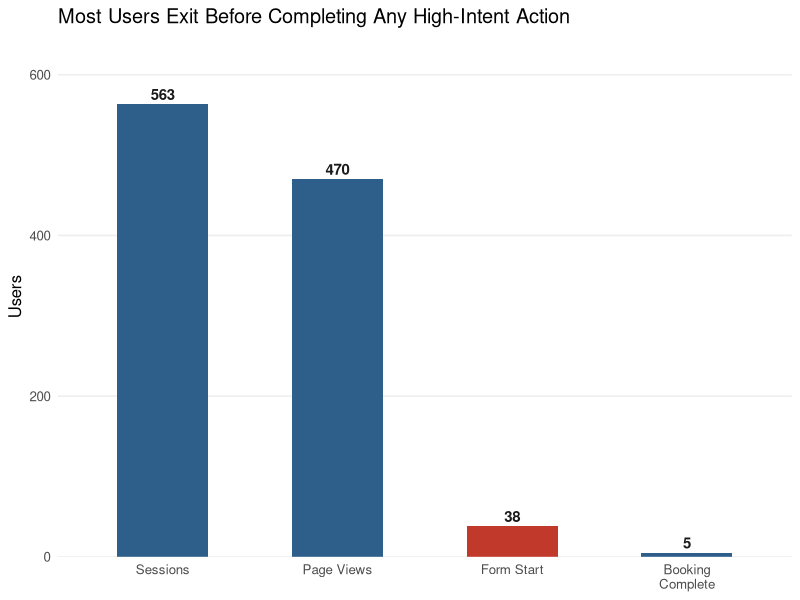
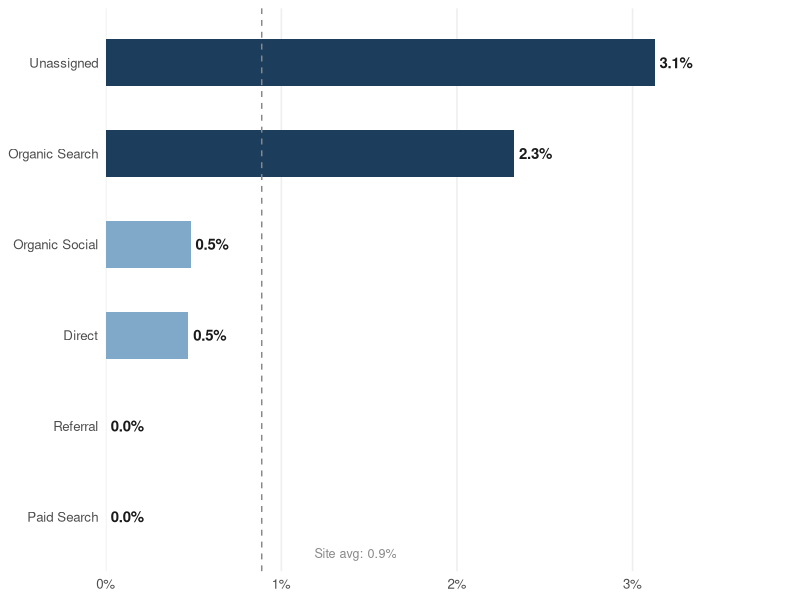

Write R code to recreate these figures, in order.
## ---- chunk 1
#| label: setup
#| include: false

library(tidyverse)
library(scales)
library(knitr)
library(kableExtra)
## ---- chunk 2
#| label: load-data

# Sessions by channel (from Traffic Acquisition report)
sessions_raw <- read_csv("A05_data_sessions.csv", skip = 9, show_col_types = FALSE) |>
  rename(channel = 1, sessions = 2, total_users = 3) |>
  filter(!is.na(channel), channel != "")

# All events by channel (from Events report)
events_raw <- read_csv("A05_data_ga4-events.csv", skip = 9, show_col_types = FALSE) |>
  rename(event_name = 1, channel = 2, event_count = 3, total_users = 4) |>
  filter(!is.na(event_name), event_name != "")
## ---- chunk 3
#| label: extract-events

# Helper: extract one event's Total users by channel
extract_event <- function(event_nm, col_name) {
  events_raw |>
    filter(event_name == event_nm) |>
    select(channel, {{ col_name }} := total_users)
}

# Funnel stages (using Total users, not event count)
page_view        <- extract_event("page_view",        page_views)
form_start       <- extract_event("form_start",       form_starts)
booking_complete <- extract_event("booking_complete", bookings)

# High-intent behavioral signals (context only — not sequential funnel gates,
# because form_start users exceed contact/appt users, indicating the form
# is accessible via multiple paths on the site)
schedule_appt <- extract_event("Schedule_Appointment", sched_appt_users)
contact_us    <- extract_event("contact_us",           contact_us_users)
## ---- chunk 4
#| label: build-table

ga4_data <- sessions_raw |>
  select(channel, sessions) |>
  left_join(page_view,        by = "channel") |>
  left_join(form_start,       by = "channel") |>
  left_join(booking_complete, by = "channel") |>
  left_join(schedule_appt,    by = "channel") |>
  left_join(contact_us,       by = "channel") |>
  mutate(across(-channel, ~replace_na(., 0))) |>
  mutate(
    page_view_rate    = if_else(sessions > 0,    page_views  / sessions,   0),
    form_start_rate   = if_else(page_views > 0,  form_starts / page_views, 0),
    booking_rate      = if_else(form_starts > 0, bookings    / form_starts, 0),
    overall_conv_rate = if_else(sessions > 0,    bookings    / sessions,   0)
  )

totals <- ga4_data |>
  summarise(
    channel           = "TOTAL",
    sessions          = sum(sessions),
    page_views        = sum(page_views),
    form_starts       = sum(form_starts),
    bookings          = sum(bookings),
    sched_appt_users  = sum(sched_appt_users),
    contact_us_users  = sum(contact_us_users),
    overall_conv_rate = sum(bookings) / sum(sessions)
  )

site_avg <- totals$overall_conv_rate
## ---- chunk 5
#| label: summary-stats
#| echo: false

summary_df <- tibble(
  Metric = c(
    "Total Sessions",
    "Page View Users",
    "Form Start Users",
    "Bookings Completed",
    "Page View Rate (users)",
    "Form Start Rate (of page views)",
    "Booking Rate (of form starts)",
    "Overall Conversion Rate",
    "Largest Drop-off Stage"
  ),
  Value = c(
    comma(totals$sessions),
    comma(totals$page_views),
    comma(totals$form_starts),
    comma(totals$bookings),
    percent(totals$page_views  / totals$sessions,   accuracy = 0.1),
    percent(totals$form_starts / totals$page_views, accuracy = 0.1),
    percent(totals$bookings    / totals$form_starts, accuracy = 0.1),
    percent(site_avg,                               accuracy = 0.1),
    paste0("page_view → form_start (",
           percent(1 - totals$form_starts / totals$page_views, accuracy = 0.1),
           " drop-off)")
  )
)

summary_df |>
  kbl(align = c("l", "r"), col.names = c("Metric", "Value")) |>
  kable_styling(
    bootstrap_options = c("striped", "condensed", "bordered"),
    full_width = FALSE,
    font_size = 13
  ) |>
  row_spec(0, bold = TRUE, background = "#1A3A5C", color = "white") |>
  row_spec(9, bold = TRUE)
## ---- chunk 6
#| label: fig-funnel
#| fig-width: 7
#| fig-height: 4
#| fig-cap: "Unique users at each stage of the booking funnel. Red bar indicates the largest drop-off point."

funnel_long <- tibble(
  stage = factor(
    c("Sessions", "Page Views", "Form Start", "Booking\nComplete"),
    levels = c("Sessions", "Page Views", "Form Start", "Booking\nComplete")
  ),
  count     = c(totals$sessions, totals$page_views, totals$form_starts, totals$bookings),
  highlight = c(FALSE, FALSE, TRUE, FALSE)
)

ggplot(funnel_long, aes(x = stage, y = count, fill = highlight)) +
  geom_col(width = 0.52) +
  geom_text(aes(label = comma(count)),
            vjust = -0.4, size = 3.8, fontface = "bold", color = "#1A1A1A") +
  scale_fill_manual(values = c("FALSE" = "#2E5F8A", "TRUE" = "#C0392B")) +
  scale_y_continuous(expand = expansion(mult = c(0, 0.15))) +
  labs(title= "Most Users Exit Before Completing Any High-Intent Action", x = NULL, y = "Users") +
  theme_minimal(base_size = 12) +
  theme(
    panel.grid.major.x = element_blank(),
    panel.grid.minor   = element_blank(),
    panel.grid.major.y = element_line(color = "#EEEEEE"),
    axis.ticks         = element_blank(),
    legend.position    = "none"
  )
## ---- chunk 7
#| label: fig-channels
#| fig-width: 7
#| fig-height: 4
#| fig-cap: "Booking conversion rate (booking_complete users ÷ sessions) by traffic channel. Dashed line indicates site average."

ga4_data |>
  mutate(
    channel   = fct_reorder(channel, overall_conv_rate),
    highlight = overall_conv_rate > site_avg
  ) |>
  ggplot(aes(x = channel, y = overall_conv_rate, fill = highlight)) +
  geom_col(width = 0.52) +
  geom_text(aes(label = percent(overall_conv_rate, accuracy = 0.1)),
            hjust = -0.15, size = 3.8, fontface = "bold", color = "#1A1A1A") +
  geom_hline(yintercept = site_avg, linetype = "dashed",
             color = "#888888", linewidth = 0.5) +
  annotate("text", x = 0.6, y = site_avg + 0.003,
           label = paste0("Site avg: ", percent(site_avg, accuracy = 0.1)),
           size = 3.2, color = "#888888", hjust = 0) +
  coord_flip() +
  scale_fill_manual(values = c("FALSE" = "#7FA8C9", "TRUE" = "#1D3D5C")) +
  scale_y_continuous(labels = percent_format(accuracy = 1),
                     expand = expansion(mult = c(0, 0.25))) +
  labs(x = NULL, y = NULL) +
  theme_minimal(base_size = 12) +
  theme(
    panel.grid.major.y = element_blank(),
    panel.grid.minor   = element_blank(),
    panel.grid.major.x = element_line(color = "#EEEEEE"),
    axis.ticks         = element_blank(),
    legend.position    = "none"
  )
## ---- chunk 8
#| label: tbl-funnel
#| echo: false

ga4_data |>
  arrange(desc(overall_conv_rate)) |>
  bind_rows(totals) |>
  mutate(overall_conv_rate = percent(overall_conv_rate, accuracy = 0.1)) |>
  select(
    `Traffic Channel` = channel,
    `Sessions`        = sessions,
    `Page Views`      = page_views,
    `Contact Us`      = contact_us_users,
    `Form Starts`     = form_starts,
    `Sched. Appts`    = sched_appt_users,
    `Conv. Rate`      = overall_conv_rate
  ) |>
  kbl(align = c("l","c","c","c","c","c","c")) |>
  kable_styling(
    bootstrap_options = c("condensed", "bordered"),
    full_width = FALSE,
    font_size = 13
  ) |>
  row_spec(0, bold = TRUE, background = "#1B2A4A", color = "white") |>
  row_spec(seq(1, nrow(ga4_data), by = 2), background = "white",   color = "#333333") |>
  row_spec(seq(2, nrow(ga4_data), by = 2), background = "#EAF3FA", color = "#333333") |>
  row_spec(nrow(ga4_data) + 1, bold = TRUE, background = "#D6E8F5", color = "#1B2A4A") |>
  footnote(
    general = "Booking Funnel Performance by Traffic Channel (Jan 1–Apr 21, 2026). Channels sorted by descending conversion rate. Conv. Rate = booking_complete users ÷ sessions.",
    general_title = "",
    footnote_as_chunk = TRUE
  )
## ---- chunk 9
#| label: tbl-dropoff
#| echo: false

ga4_data |>
  mutate(dropoff = 1 - form_start_rate) |>
  arrange(dropoff) |>
  select(
    `Traffic Channel` = channel,
    `Page Views`      = page_views,
    `Form Starts`     = form_starts,
    `Form Start Rate` = form_start_rate,
    `Drop-off Rate`   = dropoff
  ) |>
  mutate(across(c(`Form Start Rate`, `Drop-off Rate`),
                ~percent(., accuracy = 0.1))) |>
  kbl(align = c("l","c","c","c","c")) |>
  kable_styling(
    bootstrap_options = c("striped", "hover", "condensed", "bordered"),
    full_width = FALSE,
    font_size = 13
  ) |>
  row_spec(0, bold = TRUE, background = "#1A3A5C", color = "white")
## ---- chunk 10
#| label: tbl-signals
#| echo: false

ga4_data |>
  arrange(desc(sessions)) |>
  bind_rows(totals) |>
  select(
    `Traffic Channel`    = channel,
    `Sessions`           = sessions,
    `Sched. Appt Clicks` = sched_appt_users,
    `Contact Us Clicks`  = contact_us_users,
    `Form Starts`        = form_starts,
    `Bookings`           = bookings
  ) |>
  kbl(align = c("l","c","c","c","c","c")) |>
  kable_styling(
    bootstrap_options = c("striped", "hover", "condensed", "bordered"),
    full_width = FALSE,
    font_size = 13
  ) |>
  row_spec(0, bold = TRUE, background = "#1A3A5C", color = "white") |>
  row_spec(nrow(ga4_data) + 1, bold = TRUE, background = "#D5E8F0")
